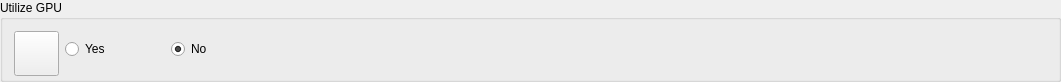
         <widget class="QGroupBox" name="groupBox_create_new_sequence">
          <property name="enabled">
           <bool>true</bool>
          </property>
          <property name="geometry">
           <rect>
            <x>11</x>
            <y>100</y>
            <width>1061</width>
            <height>82</height>
           </rect>
          </property>
          <property name="sizePolicy">
           <sizepolicy hsizetype="Preferred" vsizetype="Maximum">
            <horstretch>0</horstretch>
            <verstretch>0</verstretch>
           </sizepolicy>
          </property>
          <property name="minimumSize">
           <size>
            <width>0</width>
            <height>80</height>
           </size>
          </property>
          <property name="title">
           <string>Utilize GPU</string>
          </property>
          <layout class="QHBoxLayout" name="horizontalLayout_7">
           <item>
            <layout class="QHBoxLayout" name="horizontalLayout_6">
             <item>
              <layout class="QHBoxLayout" name="horizontalLayout">
               <item>
                <widget class="QPushButton" name="create_sequence_btn">
                 <property name="minimumSize">
                  <size>
                   <width>45</width>
                   <height>45</height>
                  </size>
                 </property>
                 <property name="maximumSize">
                  <size>
                   <width>45</width>
                   <height>45</height>
                  </size>
                 </property>
                 <property name="text">
                  <string/>
                 </property>
                 <property name="icon">
                  <iconset>
                   <normaloff>images/gpu.svg</normaloff>images/gpu.svg</iconset>
                 </property>
                 <property name="iconSize">
                  <size>
                   <width>30</width>
                   <height>30</height>
                  </size>
                 </property>
                </widget>
               </item>
               <item>
                <widget class="QRadioButton" name="radioButton_gpu_yes">
                 <property name="enabled">
                  <bool>true</bool>
                 </property>
                 <property name="maximumSize">
                  <size>
                   <width>100</width>
                   <height>16777215</height>
                  </size>
                 </property>
                 <property name="text">
                  <string>Yes</string>
                 </property>
                 <property name="checked">
                  <bool>false</bool>
                 </property>
                </widget>
               </item>
               <item>
                <widget class="QRadioButton" name="radioButton_gpu_no">
                 <property name="text">
                  <string>No</string>
                 </property>
                 <property name="checked">
                  <bool>true</bool>
                 </property>
                </widget>
               </item>
              </layout>
             </item>
            </layout>
           </item>
          </layout>
         </widget>
